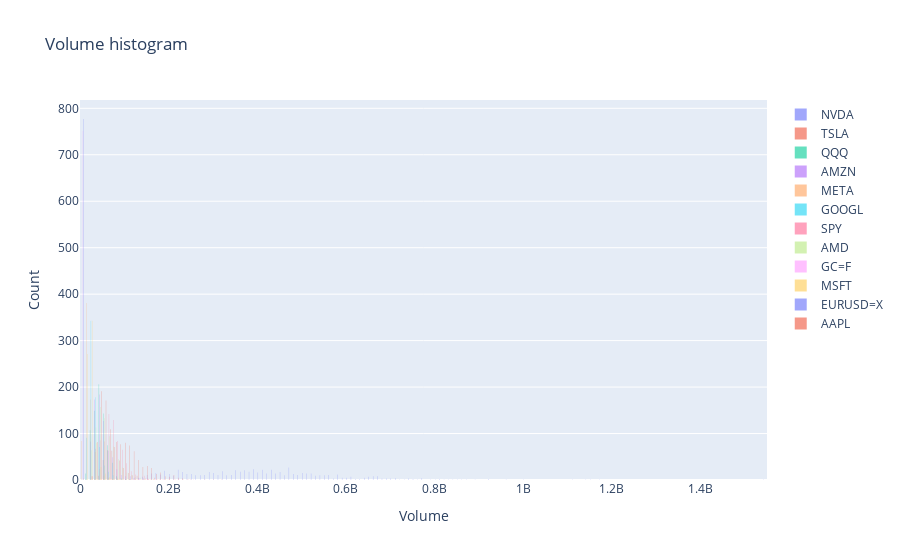

This figure's notebook cell:
### Code cell
fig_hist_vol = go.Figure()

for name, df in dfs.items():
    fig_hist_vol.add_trace(
        go.Histogram(
            x=df['volume'],
            name=name,
            opacity=0.6,
        )
    )

fig_hist_vol.update_layout(
    title='Volume histogram',
    xaxis_title='Volume', 
    yaxis_title='Count',
    )

fig_hist_vol.show()

### Figure 1 — Plotly figure (JSON) as saved in the notebook; plotly's stock layout.template omitted (floating-point values rounded to 4 significant figures; data arrays with more than 128 entries replaced by an {"elided": "..."} marker saying what was removed)
{"data": [{"name": "NVDA", "opacity": 0.6, "type": "histogram", "x": {"elided": "749 int values"}}, {"name": "TSLA", "opacity": 0.6, "type": "histogram", "x": {"elided": "749 int values"}}, {"name": "QQQ", "opacity": 0.6, "type": "histogram", "x": {"elided": "749 int values"}}, {"name": "AMZN", "opacity": 0.6, "type": "histogram", "x": {"elided": "749 int values"}}, {"name": "META", "opacity": 0.6, "type": "histogram", "x": {"elided": "749 int values"}}, {"name": "GOOGL", "opacity": 0.6, "type": "histogram", "x": {"elided": "749 int values"}}, {"name": "SPY", "opacity": 0.6, "type": "histogram", "x": {"elided": "749 int values"}}, {"name": "AMD", "opacity": 0.6, "type": "histogram", "x": {"elided": "749 int values"}}, {"name": "GC=F", "opacity": 0.6, "type": "histogram", "x": {"elided": "751 int values"}}, {"name": "MSFT", "opacity": 0.6, "type": "histogram", "x": {"elided": "749 int values"}}, {"name": "EURUSD=X", "opacity": 0.6, "type": "histogram", "x": {"elided": "777 int values"}}, {"name": "AAPL", "opacity": 0.6, "type": "histogram", "x": {"elided": "749 int values"}}], "layout": {"title": {"text": "Volume histogram"}, "xaxis": {"title": {"text": "Volume"}}, "yaxis": {"title": {"text": "Count"}}}}
